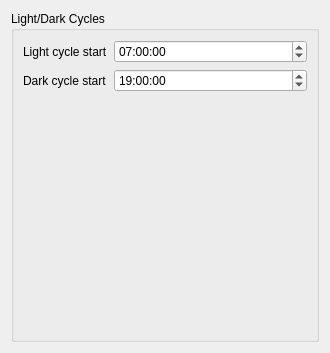
<?xml version="1.0" encoding="UTF-8"?>
<ui version="4.0">
 <class>TimeCyclesSettingsWidget</class>
 <widget class="QWidget" name="TimeCyclesSettingsWidget">
  <property name="geometry">
   <rect>
    <x>0</x>
    <y>0</y>
    <width>330</width>
    <height>353</height>
   </rect>
  </property>
  <property name="windowTitle">
   <string>Form</string>
  </property>
  <layout class="QVBoxLayout" name="verticalLayout">
   <item>
    <widget class="QGroupBox" name="groupBoxCycles">
     <property name="title">
      <string>Light/Dark Cycles</string>
     </property>
     <layout class="QFormLayout" name="formLayout">
      <item row="0" column="0">
       <widget class="QLabel" name="labelLightCycleStart">
        <property name="text">
         <string>Light cycle start</string>
        </property>
       </widget>
      </item>
      <item row="0" column="1">
       <widget class="QTimeEdit" name="timeEditLightCycleStart">
        <property name="time">
         <time>
          <hour>7</hour>
          <minute>0</minute>
          <second>0</second>
         </time>
        </property>
       </widget>
      </item>
      <item row="1" column="0">
       <widget class="QLabel" name="labelDarkCycleStart">
        <property name="text">
         <string>Dark cycle start</string>
        </property>
       </widget>
      </item>
      <item row="1" column="1">
       <widget class="QTimeEdit" name="timeEditDarkCycleStart">
        <property name="time">
         <time>
          <hour>19</hour>
          <minute>0</minute>
          <second>0</second>
         </time>
        </property>
       </widget>
      </item>
     </layout>
    </widget>
   </item>
  </layout>
 </widget>
 <resources/>
 <connections/>
</ui>
